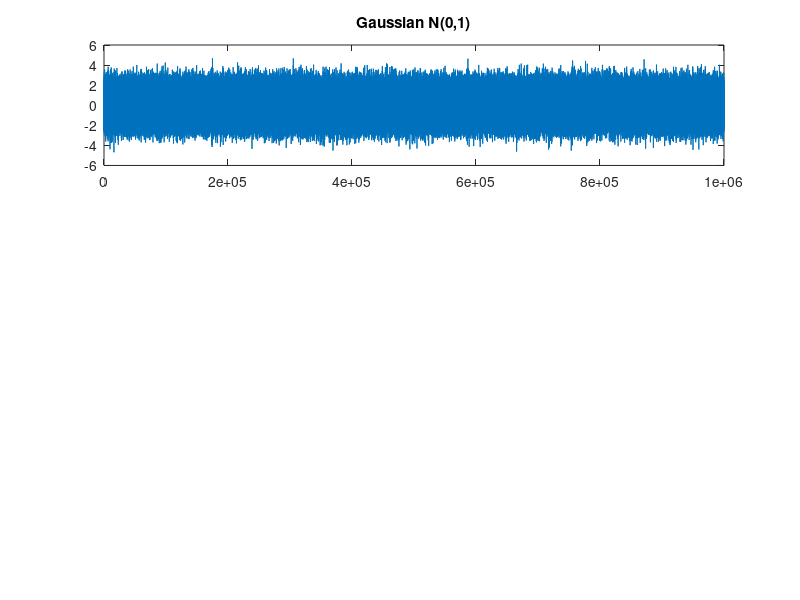

Write the MATLAB code that produced this figure. (Note: this script raises an error after producing the figure.)
% Zidane Karim PS08 4/30

%% Part 1
N = 1e6;
x_gauss = randn(N, 1);

x_student_t = trnd(5, N, 1) * sqrt(3/5); % sqrt(3/5) comes from for a t distribution with nu>2, variance = nu/(nu-2). Here nu = 5 -> var = 5/(5-2) = 5/3.
% To convert to variance 1 multiply by sqrt(1 / (5/3)) = sqrt(3/5).

% cauchy factor given
U = rand(N, 1);
x_cauchy = 0.544 * tan(pi*U);

frac_gauss = sum(abs(x_gauss) < 1) / N;
frac_t = sum(abs(x_student_t) < 1) / N;
frac_cauchy = sum(abs(x_cauchy) < 1) / N;

fprintf('Fraction |X| < 1:\nGaussian: %.4f\nStudent''s t: %.4f\nCauchy: %.4f\n', ...
    frac_gauss, frac_t, frac_cauchy);

figure;
subplot(3,1,1); plot(x_gauss); title('Gaussian N(0,1)');
yline(1, '--r'); yline(-1, '--r');
subplot(3,1,2); plot(x_student_t); title('Student''s t (v=5, scaled)');
yline(1, '--r'); yline(-1, '--r');
subplot(3,1,3); plot(x_cauchy); title('Cauchy (\alpha=0.544)');
yline(1, '--r'); yline(-1, '--r');

%  b
segments_gauss = reshape(x_gauss, 100000, 10);
segments_t = reshape(x_student_t, 100000, 10);
segments_cauchy = reshape(x_cauchy, 100000, 10);

mean_gauss = mean(segments_gauss);
mean_t = mean(segments_t);
mean_cauchy = mean(segments_cauchy);

disp('Segment Means for Cauchy:');
disp(mean_cauchy);

% NOT Valid to say it is converging to 0 since there is random oscillation

%% Part 2
% a) poles and zeroes
MA = [1, 0.4, 0.2];
AR = [1, -1.6, 0.81];

zeros_ROOTS = roots(MA);
poles_ROOTS = roots(AR);
figure; 
zplane(MA, AR); 
title('Pole-Zero Plot of H(z)');
% b
N_samples=1e4;
sigma_v = sqrt(2);
v = sigma_v * randn(N_samples, 1); 
x = filter(MA, AR, v); % Apply innovations filter

r_x = zeros(7, 1);
for m = 0:6
    r_x(m+1) = dot(x(1:N_samples-m), x(m+1:N_samples)) / N_samples;
end

r_x_full = [flipud(r_x(2:end)); r_x]; % flipud reflects about x-axis, needed bc symmetry
m_vec = -6:6;

figure; 
stem(m_vec, r_x_full, 'filled'); 
title('Estimated Autocorrelation r_x[m]'); 
xlabel('Lag of m');

R1 = toeplitz(r_x);
disp('Toeplitz Matrix R1:'); 
disp(R1);

eigenvalues_R1 = eig(R1);
if all(eigenvalues_R1 > 0)
    disp('R1 is Positive Definite (all eigenvalues > 0).');
end

X_mat = zeros(N_samples - 6, 7); % N - 6 because we want consistency btwn lags
for k = 1:7
    X_mat(:, k) = x(7-k+1 : N_samples-k+1);
end
R2 = (X_mat' * X_mat) / (N_samples - 6);
% this is b.6
matrix_diff_norm = norm(R1 - R2);
fprintf('Difference norm ||R1 - R2||: %f\n', matrix_diff_norm);

% part c
[s_est, w] = pwelch(x, hamming(512), 256, 512);
figure; 
plot(w, s_est);
title('Estimated PSD S_x(\omega) using Welch '); 
xlabel('Linear Normalized Frequency (\times \pi rad/sample)'); ylabel('Power');

[placeholder, peak_idx] = max(s_est);
w0 = w(peak_idx);
pole_angle = abs(angle(poles_ROOTS(1)));

fprintf('Rough Peak Frequency w0: %f rad/sample\n', w0);
fprintf('Pole Angle: %f rad/sample\n', pole_angle);

% part d
[a, varv] = aryule(x,4);
fprintf('Compare varv: %f (to true variance = 2)\n', varv);

x_ar = filter(1, a, v);

% -6 <= m <= 6
r_ar = zeros(7, 1);
for m = 0:6
    r_ar(m+1) = dot(x_ar(1:N_samples-m), x_ar(m+1:N_samples)) / N_samples;
end
r_ar_full = [flipud(r_ar(2:end)); r_ar]; % again we flip

figure;
stem(m_vec, r_x_full, 'filled', 'Color', 'b');
hold on;
stem(m_vec, r_ar_full, 'Marker', 'x', 'Color', 'r');
title('Correlation Comparison: True ARMA vs AR(4) Model');
legend('Original Signal', 'AR(4) Model'); xlabel('Lag m');
disp("At m>3, we can start to see the two graphs grow apart");
figure;
% superimposed stem plot for x0 and x
stem(1:100, x(1:100), 'filled', 'Color', 'b');
hold on;
stem(1:100, x_ar(1:100), 'Marker', 'x', 'Color', 'r');
title('First 100 Data Points Comparison');
legend('Original x[n]', 'AR(4) generated x[n]');
xlabel('Time Index n');

disp("Yes, first 100 points dont match but seem similar");
